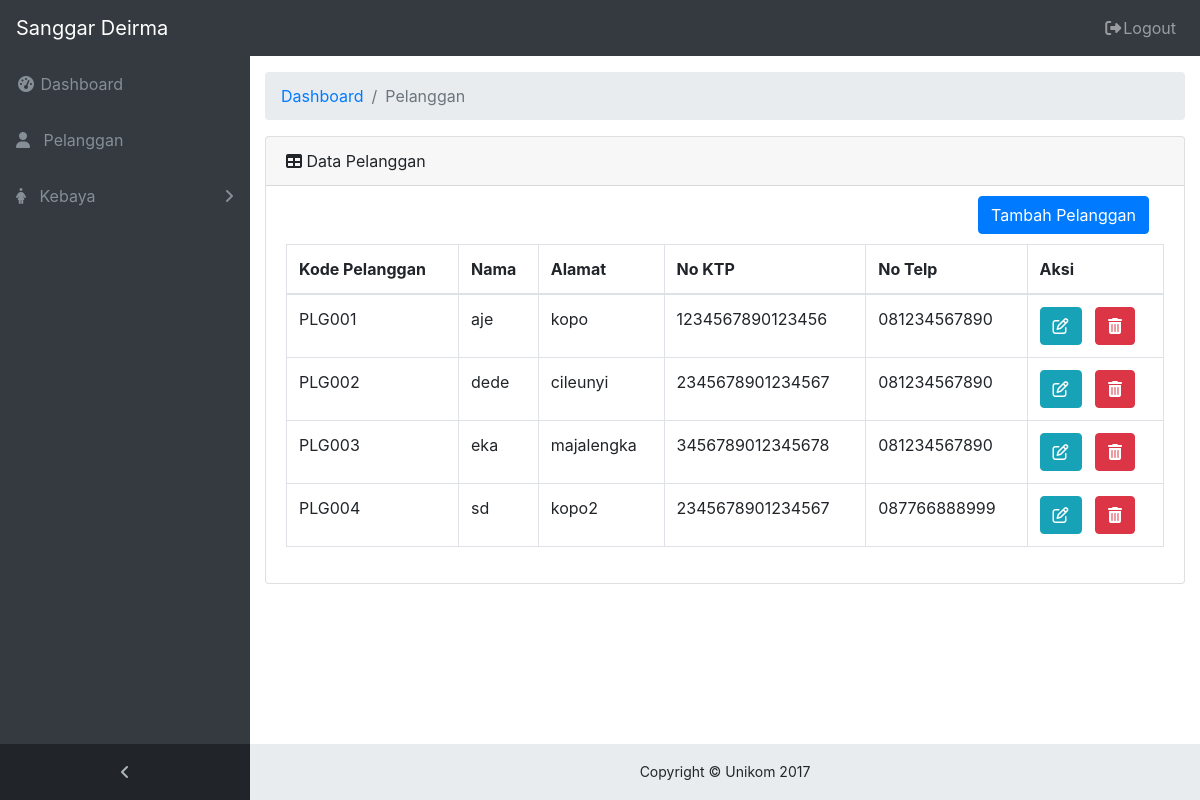
/admin/pelanggan.php (signed in), run on the app's committed database.
### tables this page shows
CREATE TABLE `pelanggan` (
  `kode_pelanggan` varchar(6) NOT NULL,
  `nama_pelanggan` varchar(25) NOT NULL,
  `alamat_pelanggan` varchar(50) NOT NULL,
  `ktp_pelanggan` varchar(16) NOT NULL,
  `no_telp_pelanggan` varchar(13) NOT NULL
);

### admin/pelanggan.php (the view, shortened to what this page needs)
<!DOCTYPE html>
<html lang="en">
<head>
  <link href="../vendor/bootstrap/css/bootstrap.min.css" rel="stylesheet">
  <link href="../vendor/font-awesome/css/font-awesome.min.css" rel="stylesheet" type="text/css">
  <link href="../vendor/datatables/dataTables.bootstrap4.css" rel="stylesheet">
  <link href="../css/sb-admin.css" rel="stylesheet">
  <link rel="stylesheet" type="text/css" href="../css/sweetalert2.css">
</head>
<body class="fixed-nav sticky-footer bg-dark" id="page-top">
  <nav class="navbar navbar-expand-lg navbar-dark bg-dark fixed-top" id="mainNav">
    <a class="navbar-brand" href="index.php">Sanggar Deirma</a>
    <div class="collapse navbar-collapse" id="navbarResponsive">
      <ul class="navbar-nav navbar-sidenav" id="exampleAccordion">
        <li class="nav-item" data-toggle="tooltip" data-placement="right" title="Dashboard">
          <a class="nav-link" href="index.php">
            <i class="fa fa-fw fa-dashboard"></i>
            <span class="nav-link-text">Dashboard</span>
          </a>
        </li>
        <li class="nav-item" data-toggle="tooltip" data-placement="right" title="Pelanggan">
          <a class="nav-link" href="pelanggan.php">
            <i class="fa fa-user" aria-hidden="true"></i>
            <span class="nav-link-text">&nbsp;&nbsp;Pelanggan</span>
          </a>
        </li>
        <li class="nav-item" data-toggle="tooltip" data-placement="right" title="Kebaya">
          <a class="nav-link nav-link-collapse collapsed" data-toggle="collapse" href="#collapseComponents" data-parent="#exampleAccordion">
            <i class="fa fa-female" aria-hidden="true"></i>
            <span class="nav-link-text">&nbsp;&nbsp;Kebaya</span>
          </a>
        </li>
      </ul>
      <ul class="navbar-nav sidenav-toggler">
        <li class="nav-item">
          <a class="nav-link text-center" id="sidenavToggler">
            <i class="fa fa-fw fa-angle-left"></i>
          </a>
        </li>
      </ul>
      <ul class="navbar-nav ml-auto">
        <li class="nav-item">
          <a class="nav-link" data-toggle="modal" data-target="#exampleModal">
            <i class="fa fa-fw fa-sign-out"></i>Logout</a>
        </li>
      </ul>
    </div>
  </nav>
  <div class="content-wrapper">
    <div class="container-fluid">
      <ol class="breadcrumb">
        <li class="breadcrumb-item">
          <a href="index.php">Dashboard</a>
        </li>
        <li class="breadcrumb-item active">Pelanggan</li>
      </ol>
      <div class="card mb-3">
        <div class="card-header">
          <i class="fa fa-table"></i> Data Pelanggan
        </div>
        <div class="tambahp">
          <a href="tambahpelanggan.php" class="btn btn-primary">Tambah Pelanggan</a>
        </div>
        <div class="card-body">
          <div class="table-responsive">
            <table class="table table-bordered" id="dataTable" width="100%" cellspacing="0">
              <thead>
                <tr>
                  <th>Kode Pelanggan</th>
                  <th>Nama</th>
                  <th>Alamat</th>
                  <th>No KTP</th>
                  <th>No Telp</th>
                  <th>Aksi</th>
                </tr>
              </thead>
              <tbody>
                <?php
                include "kdb.php";
                $que = mysqli_query($conn, "select * from pelanggan");
                while ($data = mysqli_fetch_array($que)) {
                ?>
                <tr>
                  <td><?php echo $data['kode_pelanggan']; ?></td>
                  <td><?php echo $data['nama_pelanggan']; ?></td>
                  <td><?php echo $data['alamat_pelanggan']; ?></td>
                  <td><?php echo $data['ktp_pelanggan']; ?></td>
                  <td><?php echo $data['no_telp_pelanggan']; ?></td>
                  <td>
                    <a href="ubahpelanggan.php?kode_pelanggan=<?php echo $data['kode_pelanggan']; ?>" class="btn btn-info"><i class="fa fa-pencil-square-o" aria-hidden="true"></i></a>
                    <a class="btn btn-danger hapusp" href="phapuspelanggan.php?kode_pelanggan=<?php echo $data['kode_pelanggan']; ?>" onclick="return hapus()"><i class="fa fa-trash" aria-hidden="true" ></i></a>
                  </td>
                </tr>
                <?php
              }
              ?>
              </tbody>
            </table>
          </div>
        </div>
      </div>
    </div>
    <footer class="sticky-footer">
      <div class="container">
        <div class="text-center">
          <small>Copyright © Unikom 2017</small>
        </div>
      </div>
    </footer>
    </div>
</body>
</html>

### css/sb-admin.css (style rules this page uses)
html { position: relative; min-height: 100%; }
body { overflow-x: hidden; background-image: url("kebaya.jpg"); }
body.sticky-footer { margin-bottom: 56px; }
body.sticky-footer .content-wrapper { min-height: calc(100vh - 56px - 56px); }
body.fixed-nav { padding-top: 56px; }
.content-wrapper { min-height: calc(100vh - 56px); padding-top: 1rem; }
#mainNav .navbar-collapse { overflow: auto; max-height: 75vh; }
#mainNav .navbar-collapse .navbar-nav .nav-item .nav-link { cursor: pointer; }
#mainNav .navbar-collapse .navbar-sidenav .nav-link-collapse:after { float: right; content: '\f107'; font-family: 'FontAwesome'; }
#mainNav .navbar-collapse .navbar-sidenav .nav-link-collapse.collapsed:after { content: '\f105'; }
#mainNav .navbar-collapse .sidenav-toggler { display: none; }
@media (min-width: 992px) { #mainNav .navbar-brand { width: 250px; } }
@media (min-width: 992px) { #mainNav .navbar-collapse { overflow: visible; max-height: none; } }
@media (min-width: 992px) { #mainNav .navbar-collapse .navbar-sidenav { position: absolute; top: 0; left: 0; overflow-x: hidden; overflow-y: auto; -webkit-flex-direction: column; -ms-flex-direction: column; flex-direction: column; margin-top: 56px; } }
@media (min-width: 992px) { #mainNav .navbar-collapse .navbar-sidenav > .nav-item { width: 250px; padding: 0; } }
@media (min-width: 992px) { #mainNav .navbar-collapse .navbar-sidenav > .nav-item > .nav-link { padding: 1em; } }
#mainNav.fixed-top .sidenav-toggler { display: none; }
@media (min-width: 992px) { #mainNav.fixed-top .navbar-sidenav { height: calc(100vh - 112px); } }
@media (min-width: 992px) { #mainNav.fixed-top .sidenav-toggler { position: absolute; top: 0; left: 0; display: flex; overflow-x: hidden; overflow-y: auto; -webkit-flex-direction: column; -ms-flex-direction: column; flex-direction: column; margin-top: calc(100vh - 56px); } }
@media (min-width: 992px) { #mainNav.fixed-top .sidenav-toggler > .nav-item { width: 250px; padding: 0; } }
@media (min-width: 992px) { #mainNav.fixed-top .sidenav-toggler > .nav-item > .nav-link { padding: 1em; } }
#mainNav.fixed-top.navbar-dark .sidenav-toggler { background-color: #212529; }
#mainNav.fixed-top.navbar-dark .sidenav-toggler a i { color: #adb5bd; }
.content-wrapper { overflow-x: hidden; background: white; }
@media (min-width: 992px) { .content-wrapper { margin-left: 250px; } }
#sidenavToggler i { font-weight: 800; }
#mainNav.navbar-dark .navbar-collapse .navbar-sidenav .nav-link-collapse:after { color: #868e96; }
#mainNav.navbar-dark .navbar-collapse .navbar-sidenav > .nav-item > .nav-link { color: #868e96; }
@media (min-width: 992px) { #mainNav.navbar-dark .navbar-collapse .navbar-sidenav { background: #343a40; } }
footer.sticky-footer { position: absolute; right: 0; bottom: 0; width: 100%; height: 56px; background-color: #e9ecef; line-height: 55px; }
@media (min-width: 992px) { footer.sticky-footer { width: calc(100% - 250px); } }
.tambahp { margin-bottom: -10px; margin-top: 10px; margin-right: 35px; text-align: right; }

### data on the page
pelanggan: kode_pelanggan "PLG001", nama_pelanggan "aje", alamat_pelanggan "kopo", ktp_pelanggan "1234567890123456", no_telp_pelanggan "081234567890"
pelanggan: kode_pelanggan "PLG002", nama_pelanggan "dede", alamat_pelanggan "cileunyi", ktp_pelanggan "2345678901234567", no_telp_pelanggan "081234567890"
pelanggan: kode_pelanggan "PLG003", nama_pelanggan "eka", alamat_pelanggan "majalengka", ktp_pelanggan "3456789012345678", no_telp_pelanggan "081234567890"
pelanggan: kode_pelanggan "PLG004", nama_pelanggan "sd", alamat_pelanggan "kopo2", ktp_pelanggan "2345678901234567", no_telp_pelanggan "087766888999"
